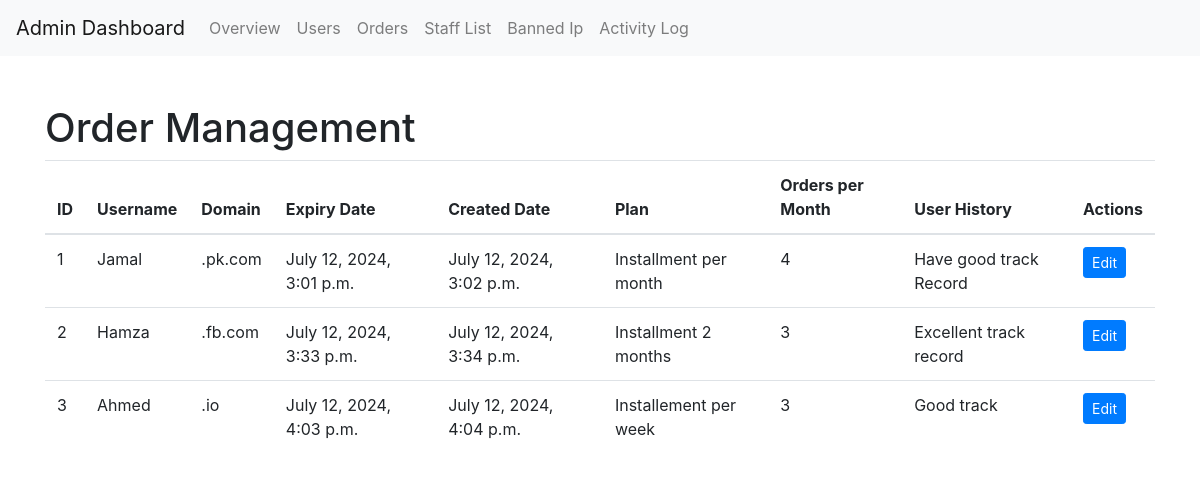
The page /admin_dashboard/order_list/ (signed in) on the database its author committed.
### admin_dashboard/models.py (models this page shows, shortened)
class Order(models.Model):
    user = models.ForeignKey(settings.AUTH_USER_MODEL, on_delete=models.CASCADE)
    domain = models.CharField(max_length=255)
    expiry_date = models.DateTimeField()
    created_date = models.DateTimeField(auto_now_add=True)
    plan = models.CharField(max_length=50)
    orders_per_month = models.IntegerField()
    user_history = models.TextField(blank=True)

### admin_dashboard/views.py (the view)
# urls.py: path('order_list/', views.order_list, name='orders'),
@login_required
def order_list(request):
    orders = Order.objects.all()
    return render(request, 'templates/order_list.html', {'orders': orders})

### templates/order_list.html
{% extends 'base_admin.html' %}
{% block content %}
<h1>Order Management</h1>
<table class="table">
    <thead>
        <tr>
            <th>ID</th>
            <th>Username</th>
            <th>Domain</th>
            <th>Expiry Date</th>
            <th>Created Date</th>
            <th>Plan</th>
            <th>Orders per Month</th>
            <th>User History</th>
            <th>Actions</th>
        </tr>
    </thead>
    <tbody>
        {% for order in orders %}
        <tr>
            <td>{{ order.id }}</td>
            <td>{{ order.user.username }}</td>
            <td>{{ order.domain }}</td>
            <td>{{ order.expiry_date }}</td>
            <td>{{ order.created_date }}</td>
            <td>{{ order.plan }}</td>
            <td>{{ order.orders_per_month }}</td>
            <td>{{ order.user_history }}</td>
            <td>
                <a href="#" class="btn btn-primary btn-sm">Edit</a>
            </td>
        </tr>
        {% endfor %}
    </tbody>
</table>
{% endblock %}

### rows shown on the page
Order: id "1", user.username "Jamal", domain ".pk.com", expiry_date "July 12, 2024, 3:01 p.m.", created_date "July 12, 2024, 3:02 p.m.", plan "Installment per month", orders_per_month "4", user_history "Have good track Record"
Order: id "2", user.username "Hamza", domain ".fb.com", expiry_date "July 12, 2024, 3:33 p.m.", created_date "July 12, 2024, 3:34 p.m.", plan "Installment 2 months", orders_per_month "3", user_history "Excellent track record"
Order: id "3", user.username "Ahmed", domain ".io", expiry_date "July 12, 2024, 4:03 p.m.", created_date "July 12, 2024, 4:04 p.m.", plan "Installement per week", orders_per_month "3", user_history "Good track"
